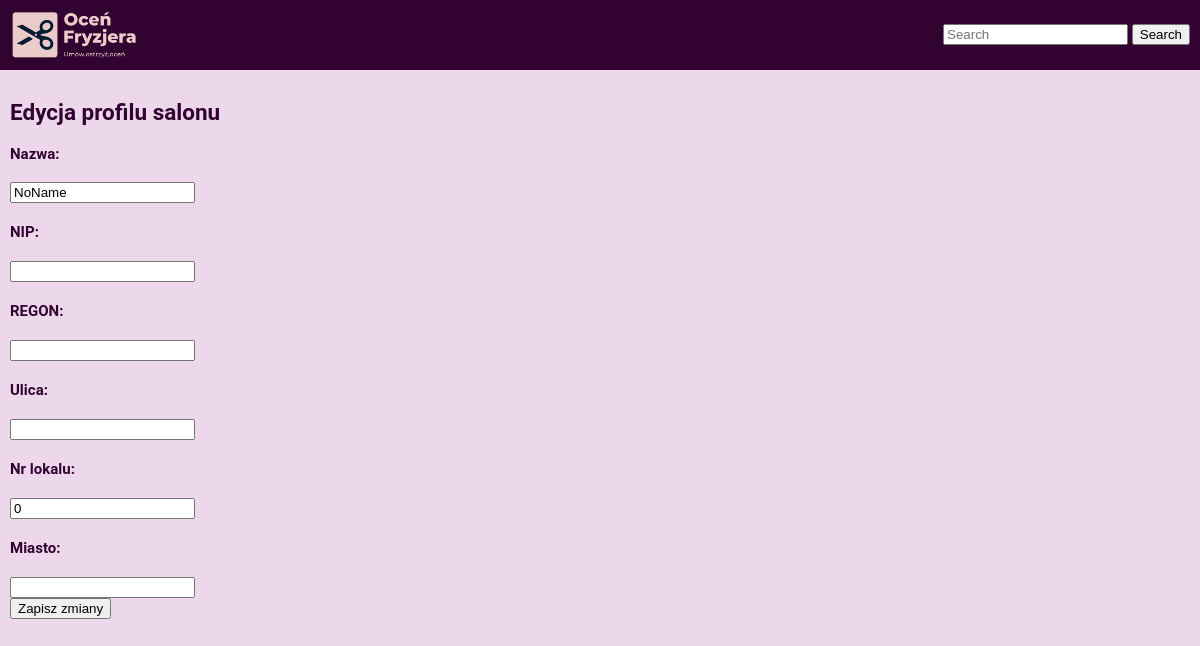
The page /edytuj_salon/3/ on the database as committed earlier.
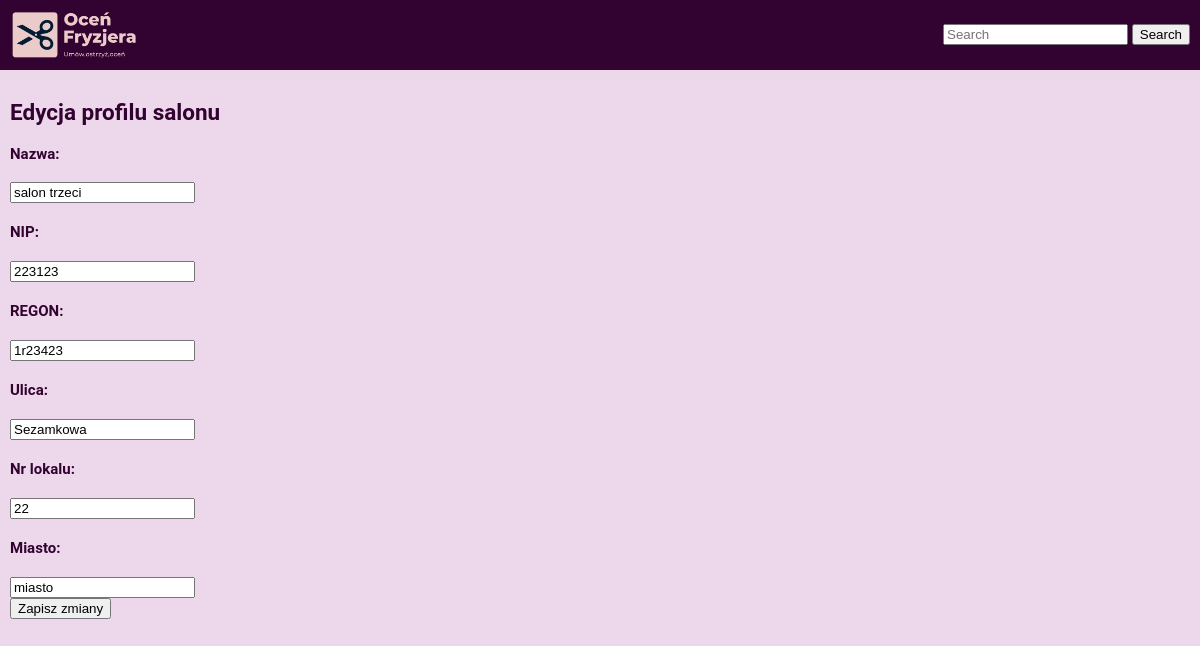
The same page on the database as committed later.
### main/models.py (models this page shows, shortened)
class Salon(models.Model):
    wlasciciel = models.ForeignKey(Fryzjer, on_delete=models.CASCADE, related_name='wlasciciel', null=True)
    fryzjer = models.ManyToManyField(Fryzjer, related_name='fryzjer')
    nazwa = models.CharField(max_length=50, default='NoName')
    NIP = models.CharField(max_length=25)
    regon = models.CharField(max_length=25)
    ulica = models.CharField(max_length=50, blank=True, null=True)
    nr_lokalu = models.IntegerField(default=0, blank=True, null=True)
    miasto = models.CharField(max_length=50)
    kod_pocztowy = models.CharField(max_length=20)
    nr_tel = models.CharField(max_length=20, default='no number')
    godzina_otwarcia = models.CharField(max_length=10, default='Brak')
    godzina_zamkniecia = models.CharField(max_length=10, default='Brak')

### main/views.py (the view)
# urls.py: path('edytuj_salon/<int:id>/', views.edytuj_salon, name='edytuj_salon'),
def edytuj_salon(request, id):
    context = {}
    profile = Salon.objects.all().filter(id=id).first()
    SalonForm = SalonUpdateForm(instance=profile)
    if request.method == 'POST':
        SalonForm = SalonUpdateForm(request.POST, instance=profile)
        if SalonForm.is_valid():
            SalonForm.save()
        return redirect('/')
    context = {
        'profile': profile,
        'SalonForm': SalonForm,
    }
    return render(request, 'main/edytuj_salon.html', context)

### main/forms.py
class SalonUpdateForm(forms.ModelForm):
    class Meta:
        model = Salon
        fields = ('nazwa', 'NIP', 'regon', 'ulica', 'nr_lokalu', 'miasto', 'kod_pocztowy')

### main/templates/main/edytuj_salon.html (shortened to what this page needs)
{% extends 'main/base.html' %}
{% block content %}
<div>
        <h2>Edycja profilu salonu</h2>
        <form method="POST">
                <div class="input-group mb-3">
                        <h4>Nazwa: </h4>{{SalonForm.nazwa}}
                </div>
                <div class="input-group mb-2">
                        <h4>NIP: </h4>{{SalonForm.NIP}}
                </div>
                <div class="input-group mb-2">
                        <h4>REGON: </h4>{{SalonForm.regon}}
                </div>
                <div class="input-group mb-2">
                        <h4>Ulica: </h4>{{SalonForm.ulica}}
                </div>
                <div class="input-group mb-2">
                        <h4>Nr lokalu: </h4>{{SalonForm.nr_lokalu}}
                </div>
                <div class="input-group mb-2">
                        <h4>Miasto: </h4>{{SalonForm.miasto}}
                </div>
                <button type="submit">Zapisz zmiany</button>
        </form>
</div>
{% endblock %}

Rows that differ between the two databases and show on the page:
added Salon: nazwa "salon trzeci", NIP "223123", regon "1r23423", ulica "Sezamkowa", nr_lokalu "22", miasto "miasto"
Other text that changed with them:
form field nazwa: "NoName" → (not shown)
form field nr_lokalu: "0" → (not shown)
